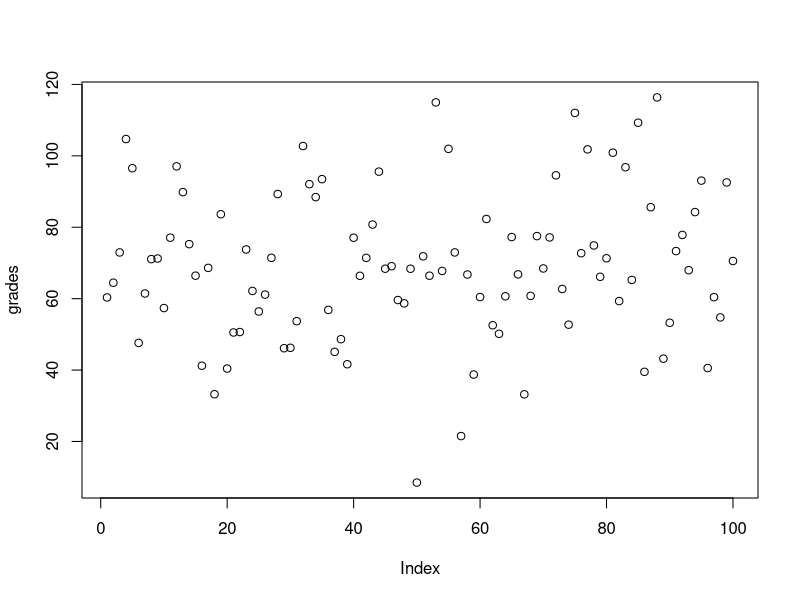
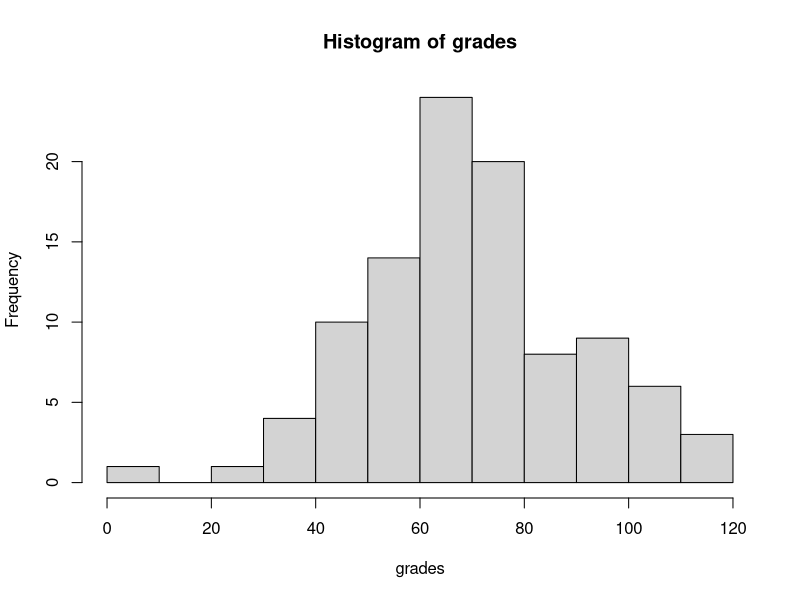
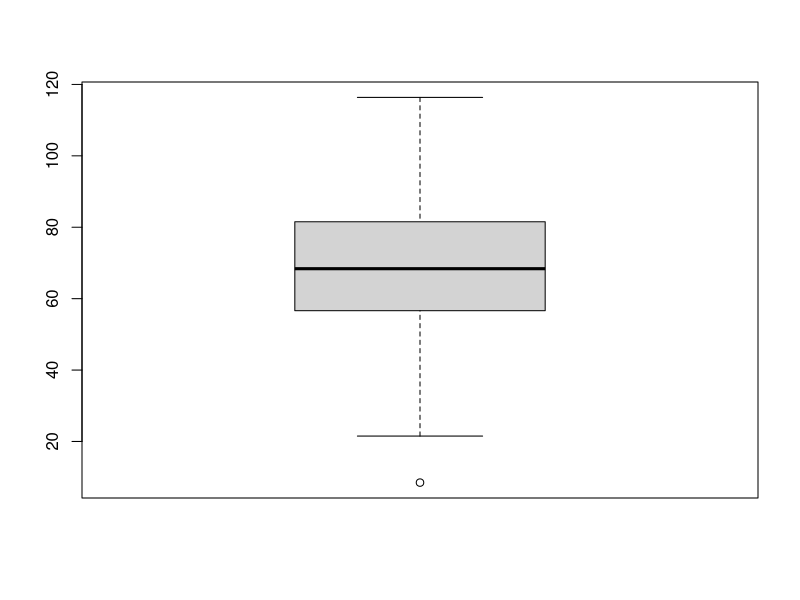
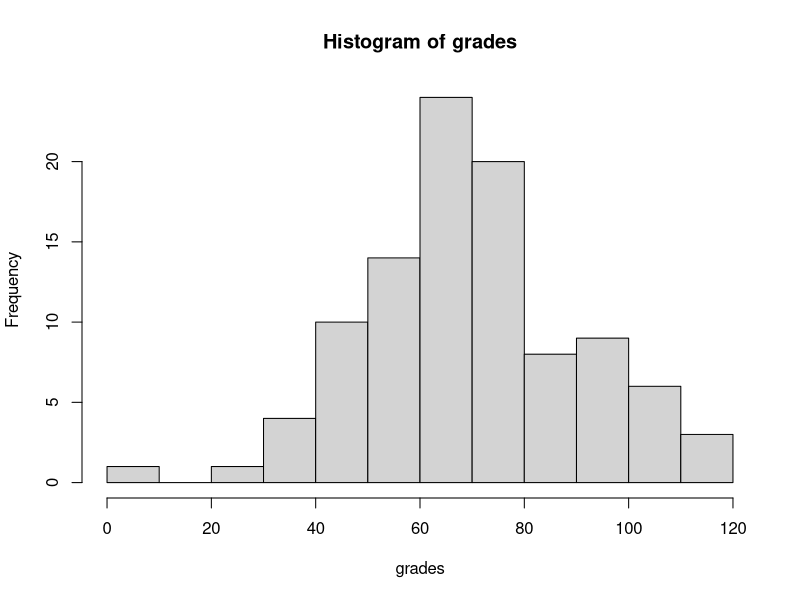

Generate these figures, in order, with R:
?rnorm
grades = rnorm(100,70,20)

print(grades)
plot(grades)
hist(grades)
boxplot(grades)

grades[grades>100] - 100
hist(grades)


#what is the probability of getting an a if an a is a grade greater than 90

length(grades[grades > 90])/length(grades) # = 0.14

# create a function of the probability of getting and A:

goodGrade = function(gradeInput, leastGradePossible){
  probability = length(gradeInput[gradeInput > leastGradePossible])/length(gradeInput)
  return(probability)
  
}
goodGrade(grades, 90) # = 0.14 or 14%

# qnorm is the quantile function for a normal distribution
qnorm(p=0.9,mean=70,sd=20)
length(grades[grades>qnorm(p=0.95, mean=70, sd=20)])

#-----------------------------------------------------#
?distributions







